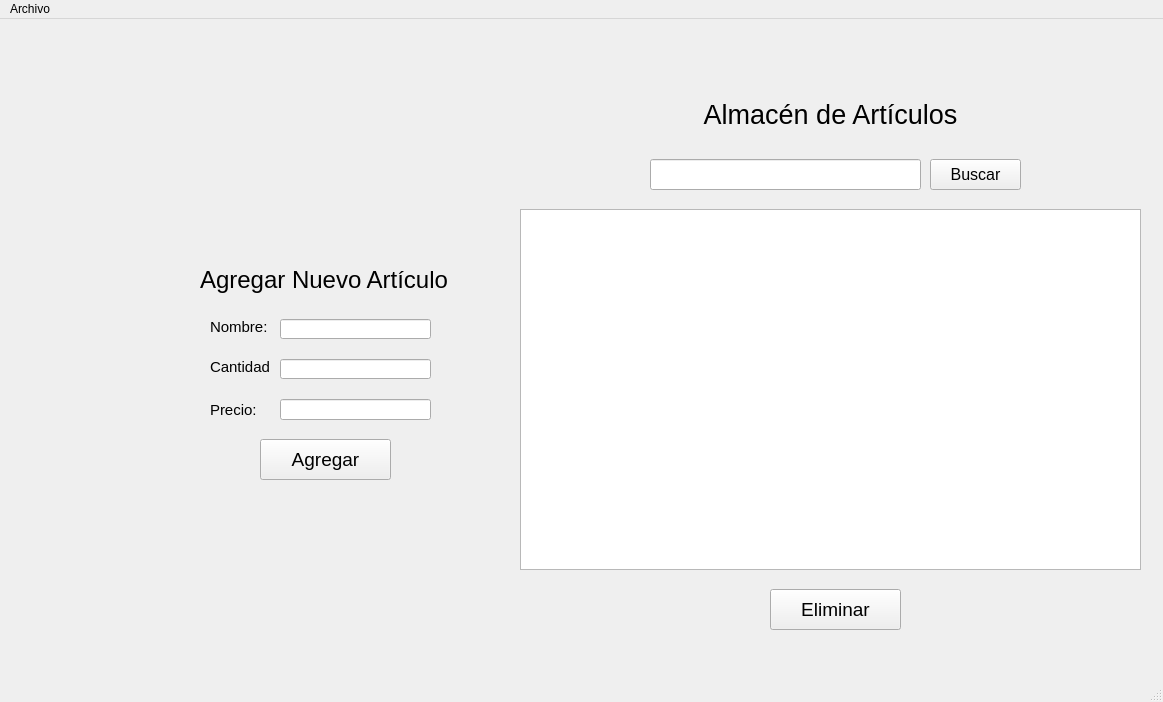
<?xml version="1.0" encoding="UTF-8"?>
<ui version="4.0">
 <class>MainWindow</class>
 <widget class="QMainWindow" name="MainWindow">
  <property name="geometry">
   <rect>
    <x>0</x>
    <y>0</y>
    <width>1163</width>
    <height>702</height>
   </rect>
  </property>
  <property name="windowTitle">
   <string>MainWindow</string>
  </property>
  <widget class="QWidget" name="centralwidget">
   <widget class="QPushButton" name="btn_buscar">
    <property name="geometry">
     <rect>
      <x>930</x>
      <y>140</y>
      <width>91</width>
      <height>31</height>
     </rect>
    </property>
    <property name="font">
     <font>
      <pointsize>12</pointsize>
     </font>
    </property>
    <property name="text">
     <string>Buscar</string>
    </property>
   </widget>
   <widget class="QLineEdit" name="input_articulo">
    <property name="geometry">
     <rect>
      <x>650</x>
      <y>140</y>
      <width>271</width>
      <height>31</height>
     </rect>
    </property>
   </widget>
   <widget class="QWidget" name="widget" native="true">
    <property name="geometry">
     <rect>
      <x>520</x>
      <y>550</y>
      <width>621</width>
      <height>80</height>
     </rect>
    </property>
    <widget class="QPushButton" name="btn_eliminar">
     <property name="geometry">
      <rect>
       <x>250</x>
       <y>20</y>
       <width>131</width>
       <height>41</height>
      </rect>
     </property>
     <property name="font">
      <font>
       <pointsize>14</pointsize>
      </font>
     </property>
     <property name="text">
      <string>Eliminar</string>
     </property>
    </widget>
   </widget>
   <widget class="QLabel" name="label">
    <property name="geometry">
     <rect>
      <x>680</x>
      <y>80</y>
      <width>301</width>
      <height>31</height>
     </rect>
    </property>
    <property name="font">
     <font>
      <pointsize>20</pointsize>
     </font>
    </property>
    <property name="text">
     <string>Almacén de Artículos</string>
    </property>
    <property name="alignment">
     <set>Qt::AlignCenter</set>
    </property>
   </widget>
   <widget class="QLabel" name="label_2">
    <property name="geometry">
     <rect>
      <x>210</x>
      <y>300</y>
      <width>61</width>
      <height>16</height>
     </rect>
    </property>
    <property name="font">
     <font>
      <pointsize>11</pointsize>
     </font>
    </property>
    <property name="text">
     <string>Nombre:</string>
    </property>
   </widget>
   <widget class="QPushButton" name="btn_agregar">
    <property name="geometry">
     <rect>
      <x>260</x>
      <y>420</y>
      <width>131</width>
      <height>41</height>
     </rect>
    </property>
    <property name="font">
     <font>
      <pointsize>14</pointsize>
     </font>
    </property>
    <property name="text">
     <string>Agregar</string>
    </property>
   </widget>
   <widget class="QLabel" name="label_3">
    <property name="geometry">
     <rect>
      <x>210</x>
      <y>383</y>
      <width>47</width>
      <height>16</height>
     </rect>
    </property>
    <property name="font">
     <font>
      <pointsize>11</pointsize>
     </font>
    </property>
    <property name="text">
     <string>Precio:</string>
    </property>
   </widget>
   <widget class="QLabel" name="label_4">
    <property name="geometry">
     <rect>
      <x>210</x>
      <y>340</y>
      <width>61</width>
      <height>16</height>
     </rect>
    </property>
    <property name="font">
     <font>
      <pointsize>11</pointsize>
     </font>
    </property>
    <property name="text">
     <string>Cantidad:</string>
    </property>
   </widget>
   <widget class="QLineEdit" name="nombre_articulo">
    <property name="geometry">
     <rect>
      <x>280</x>
      <y>300</y>
      <width>151</width>
      <height>20</height>
     </rect>
    </property>
   </widget>
   <widget class="QLineEdit" name="precio_articulo">
    <property name="geometry">
     <rect>
      <x>280</x>
      <y>380</y>
      <width>151</width>
      <height>21</height>
     </rect>
    </property>
   </widget>
   <widget class="QLineEdit" name="cantidad_articulo">
    <property name="geometry">
     <rect>
      <x>280</x>
      <y>340</y>
      <width>151</width>
      <height>20</height>
     </rect>
    </property>
   </widget>
   <widget class="QLabel" name="label_5">
    <property name="geometry">
     <rect>
      <x>200</x>
      <y>240</y>
      <width>261</width>
      <height>41</height>
     </rect>
    </property>
    <property name="font">
     <font>
      <pointsize>18</pointsize>
     </font>
    </property>
    <property name="text">
     <string>Agregar Nuevo Artículo</string>
    </property>
   </widget>
   <widget class="QListWidget" name="tabla_articulo">
    <property name="geometry">
     <rect>
      <x>520</x>
      <y>190</y>
      <width>621</width>
      <height>361</height>
     </rect>
    </property>
   </widget>
  </widget>
  <widget class="QMenuBar" name="menubar">
   <property name="geometry">
    <rect>
     <x>0</x>
     <y>0</y>
     <width>1163</width>
     <height>21</height>
    </rect>
   </property>
   <widget class="QMenu" name="menuArchivo">
    <property name="title">
     <string>Archivo</string>
    </property>
    <addaction name="actionCaja"/>
    <addaction name="actionSalir"/>
   </widget>
   <addaction name="menuArchivo"/>
  </widget>
  <widget class="QStatusBar" name="statusbar"/>
  <action name="actionCaja">
   <property name="text">
    <string>Caja</string>
   </property>
  </action>
  <action name="actionSalir">
   <property name="text">
    <string>Salir</string>
   </property>
  </action>
 </widget>
 <resources/>
 <connections/>
</ui>
